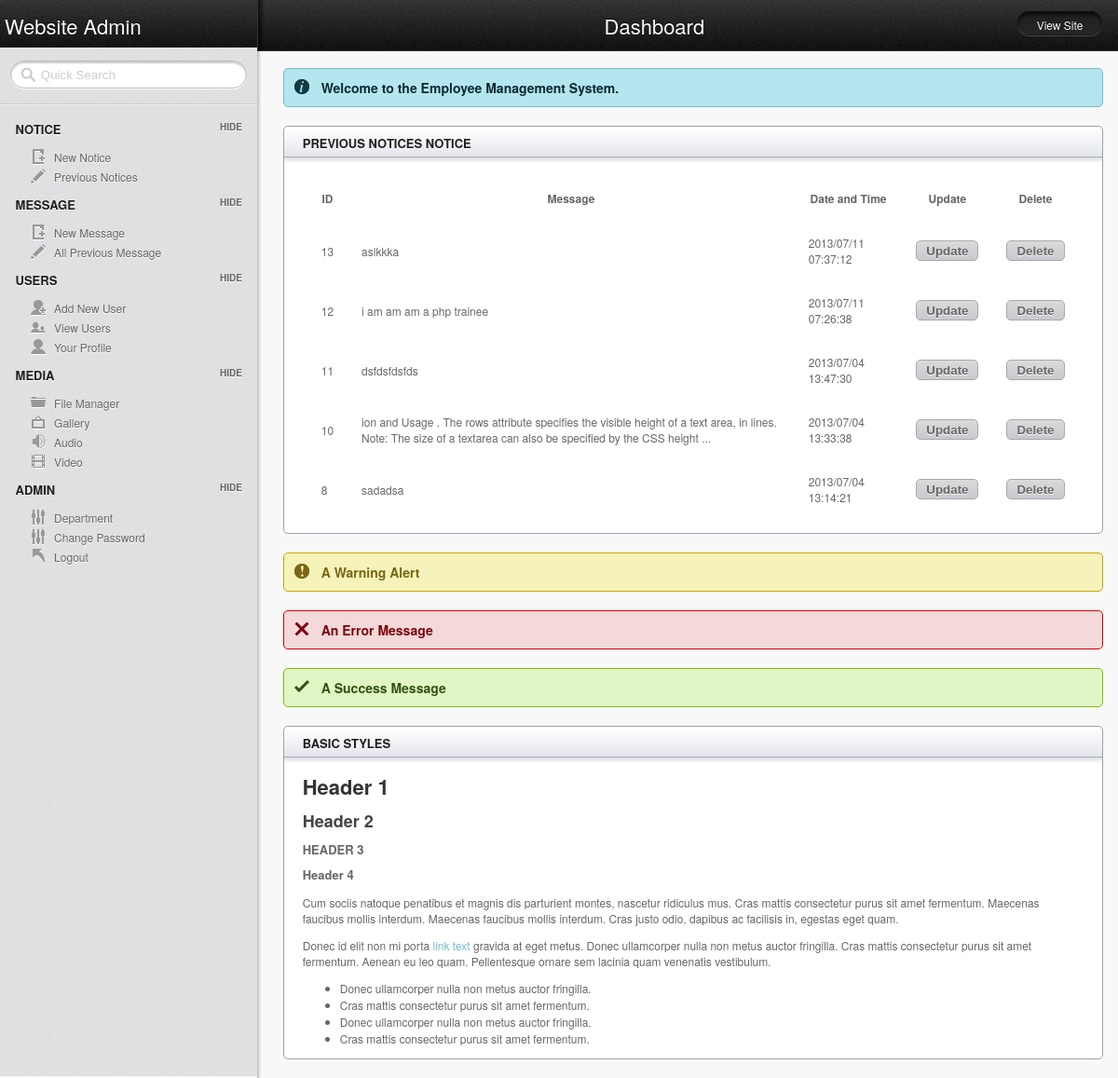
Screenshot of /admin/previous-notice.php (signed in) with the database file from the repository.
### tables this page shows
CREATE TABLE IF NOT EXISTS `notice` (
  `id` int(255) NOT NULL AUTO_INCREMENT,
  `date` varchar(50) NOT NULL,
  `notice` varchar(255) NOT NULL,
  PRIMARY KEY (`id`)
);

### admin/previous-notice.php (the view, shortened to what this page needs)
<?php
if (isset($_SESSION['view']))
{
?>
<!doctype html>
<html lang="en">
<head>
	<link rel="stylesheet" href="../css/layout.css" type="text/css" media="screen" />
</head>
<body>
	<header id="header">
		<hgroup>
			<h1 class="site_title"><a href="admin.php">Website Admin</a></h1>
			<h2 class="section_title">Dashboard</h2><div class="btn_view_site"><a href="admin.php">View Site</a></div>
		</hgroup>
	</header>
	<aside id="sidebar" class="column">
		<form class="quick_search">
			<input type="text" value="Quick Search" onFocus="if(!this._haschanged){this.value=''};this._haschanged=true;">
		</form>
		<hr/>
		<h3>Notice</h3>
		<ul class="toggle">
			<li class="icn_new_article"><a href="new-notice.php">New Notice</a></li>
			<li class="icn_edit_article"><a href="previous-notice.php">Previous Notices</a></li>
		</ul>
		<h3>Message</h3>
		<ul class="toggle">
			<li class="icn_new_article"><a href="new-message.php">New Message</a></li>
			<li class="icn_edit_article"><a href="all-previous-message.php">All Previous Message</a></li>
		</ul>
		<h3>Users</h3>
		<ul class="toggle">
			<li class="icn_add_user"><a href="add-new-user.php">Add New User</a></li>
			<li class="icn_view_users"><a href="view-user.php">View Users</a></li>
			<li class="icn_profile"><a href="admin-profile.php">Your Profile</a></li>
		</ul>
		<h3>Media</h3>
		<ul class="toggle">
			<li class="icn_folder"><a href="#">File Manager</a></li>
			<li class="icn_photo"><a href="#">Gallery</a></li>
			<li class="icn_audio"><a href="#">Audio</a></li>
			<li class="icn_video"><a href="#">Video</a></li>
		</ul>
		<h3>Admin</h3>
		<ul class="toggle">
		<li class="icn_settings"><a href="add-department.php">Department</a></li>
			<li class="icn_settings"><a href="change-password.php">Change Password</a></li>
			<li class="icn_jump_back"><a href="logout.php">Logout</a></li>
		</ul>
	</aside>
	<section id="main" class="column">
		<h4 class="alert_info">Welcome to the Employee Management System.</h4>
		<article class="module width_full">
			<header><h3>Previous notices Notice</h3></header>
				<div class="module_content">
			<?php
$result1 = "SELECT * FROM Notice ORDER BY date DESC";
$run1 = mysql_query($result1) or die("ERROR".mysql_error());
echo "<table cellspacing='10' cellpadding='10' >";
echo "<tr>";
echo "<th>ID</th>";
echo "<th>Message</th>";
echo "<th>Date and Time</th>";
echo "<th>Update</th>";
echo "<th>Delete</th>";
echo "</tr>";
while($row1 = mysql_fetch_array($run1))
  {
  echo "<tr>";
  echo   "<td>" . $row1['id'] . "</td><td style='height:50: width:200':>" . $row1['notice'] . "</td><td>". $row1['date'] ."</td><td><form action='noticeupdate.php' method='POST'><input type='hidden' name='id' value='". $row1['id'] ."'></input><input type='submit' value='Update'></input></form></td><td><form action='noticedelete.php' method='POST'><input type='hidden' name='id' value='". $row1['id'] ."'></input><input type='submit' value='Delete'></input></form></td>";
  echo "</tr>";
  }
  echo "</table>";
	?>
		</div>
		</article>
		<h4 class="alert_warning">A Warning Alert</h4>
		<h4 class="alert_error">An Error Message</h4>
		<h4 class="alert_success">A Success Message</h4>
		<article class="module width_full">
			<header><h3>Basic Styles</h3></header>
				<div class="module_content">
					<h1>Header 1</h1>
					<h2>Header 2</h2>
					<h3>Header 3</h3>
					<h4>Header 4</h4>
					<p>Cum sociis natoque penatibus et magnis dis parturient montes, nascetur ridiculus mus. Cras mattis consectetur purus sit amet fermentum. Maecenas faucibus mollis interdum. Maecenas faucibus mollis interdum. Cras justo odio, dapibus ac facilisis in, egestas eget quam.</p>
<p>Donec id elit non mi porta <a href="#">link text</a> gravida at eget metus. Donec ullamcorper nulla non metus auctor fringilla. Cras mattis consectetur purus sit amet fermentum. Aenean eu leo quam. Pellentesque ornare sem lacinia quam venenatis vestibulum.</p>
					<ul>
						<li>Donec ullamcorper nulla non metus auctor fringilla. </li>
						<li>Cras mattis consectetur purus sit amet fermentum.</li>
						<li>Donec ullamcorper nulla non metus auctor fringilla. </li>
						<li>Cras mattis consectetur purus sit amet fermentum.</li>
					</ul>
				</div>
		</article>
		<div class="spacer"></div>
	</section>
<?php }?>
</body>
</html>

### rows the page displays
notice: id "13", notice "aslkkka", date "2013/07/11 07:37:12"
notice: id "12", notice "i am am am a php trainee", date "2013/07/11 07:26:38"
notice: id "11", notice "dsfdsfdsfds", date "2013/07/04 13:47:30"
notice: id "10", notice "ion and Usage . The rows attribute specifies the visible height of a text area, in lines. Note: The size of a textarea can also be specified by the CSS height ...", date "2013/07/04 13:33:38"
notice: id "8", notice "sadadsa", date "2013/07/04 13:14:21"
